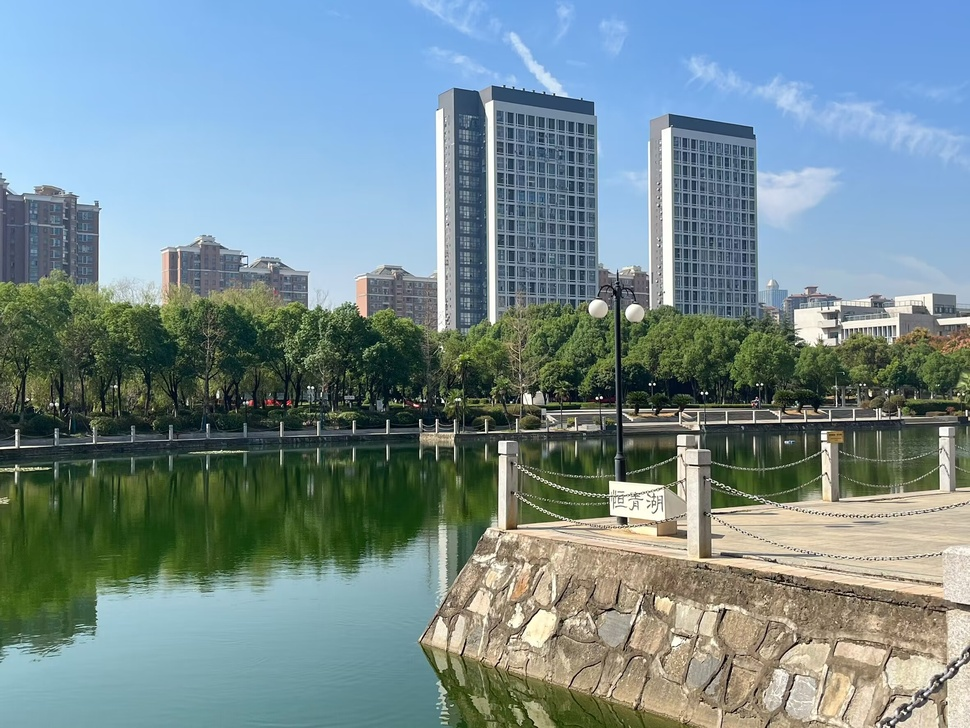
#> input picture 2.jpg, 970 x 728 px, shrunk from 2362 x 1772 before the run
$ python 2.py   (older library calls are emulated)
#> lines starting #> are read from the running program, lines starting #| are printed output that depends on the picture; after the words box and inside, x2 and y2 are one past the last pixel; in counts of white or black regions, pixels touching at a corner belong together
import cv2
import numpy as np
import matplotlib.pyplot as plt

# 读取图像并转换为灰度图
image = cv2.imread('2.jpg', cv2.IMREAD_GRAYSCALE)
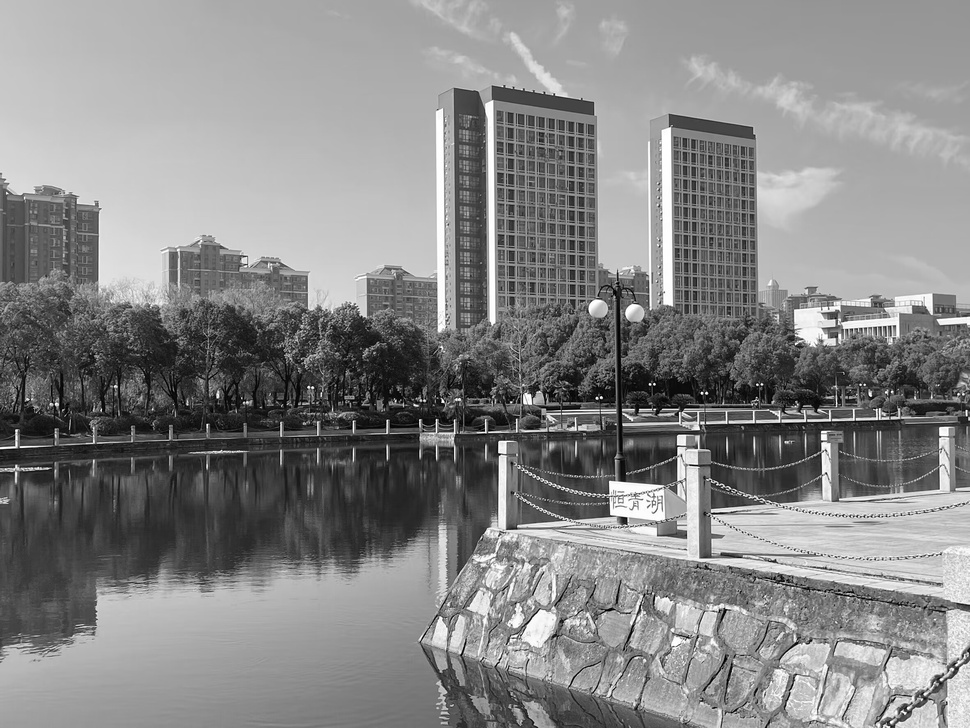
#> image: shape (728, 970); min 0, max 255, mean 134

### 1. 计算拉普拉斯绝对值，获取边缘图像
laplacian = cv2.Laplacian(image, cv2.CV_64F)  # 计算拉普拉斯梯度
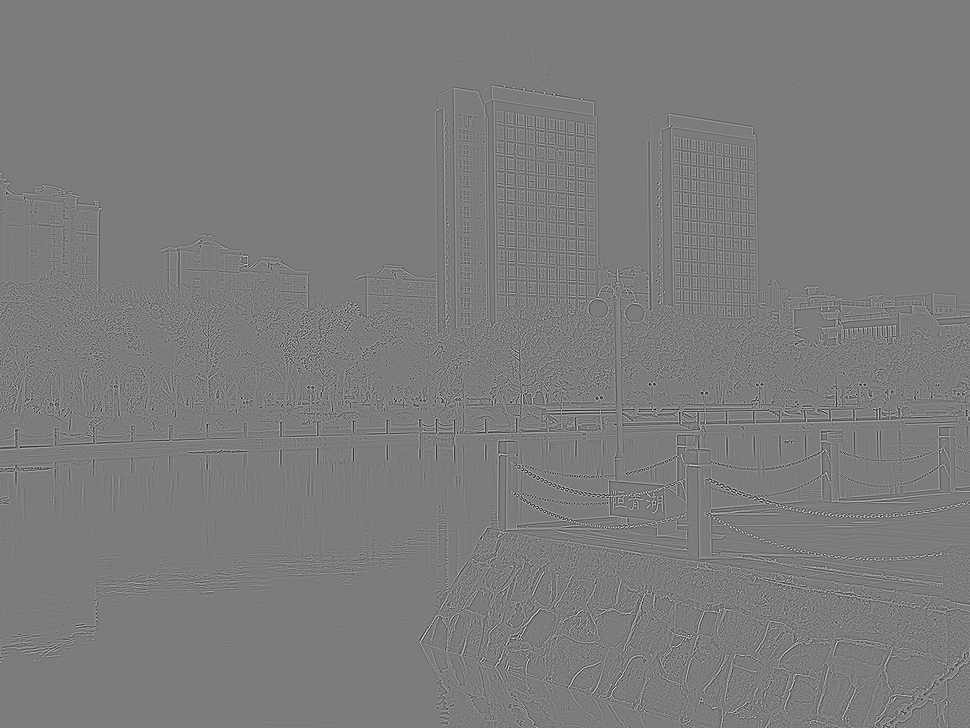
#> laplacian: shape (728, 970) float64; min -526, max 551, mean 0; drawn with min black and max white
laplacian_abs = np.abs(laplacian)  # 取绝对值
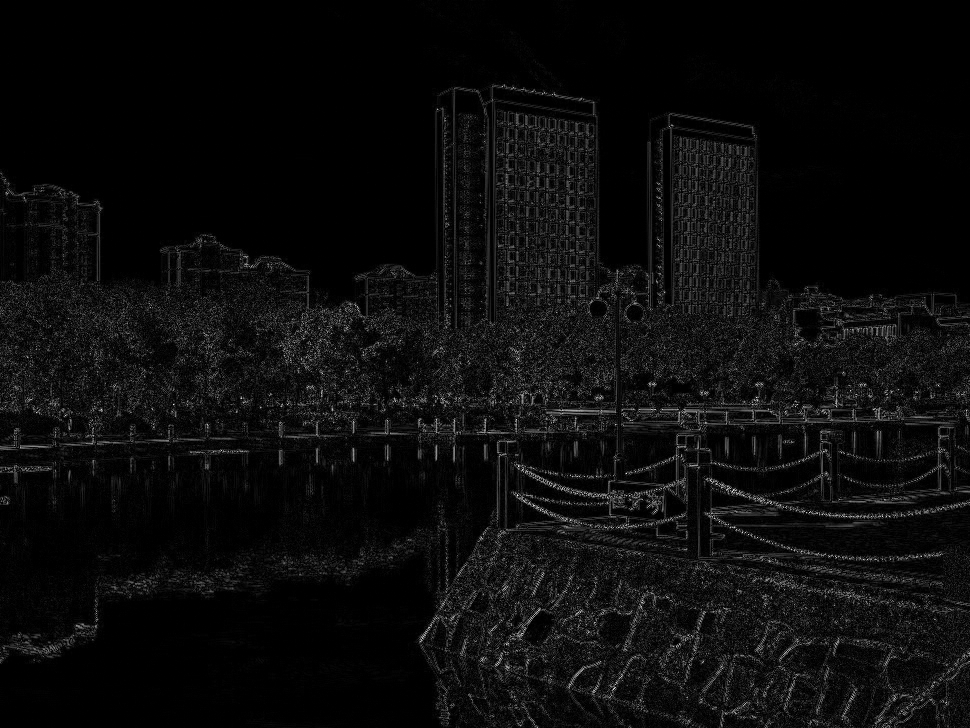
#> laplacian_abs: shape (728, 970) float64; min 0, max 551, mean 27.1; drawn with min black and max white
laplacian_abs_normalized = cv2.normalize(laplacian_abs, None, 0, 255, cv2.NORM_MINMAX).astype(np.uint8)

### 2. 指定一个阈值 T
T = 50  # 可根据实际图像情况调整阈值

### 3. 阈值处理，生成二值模板图像
_, gT = cv2.threshold(laplacian_abs_normalized, T, 255, cv2.THRESH_BINARY)
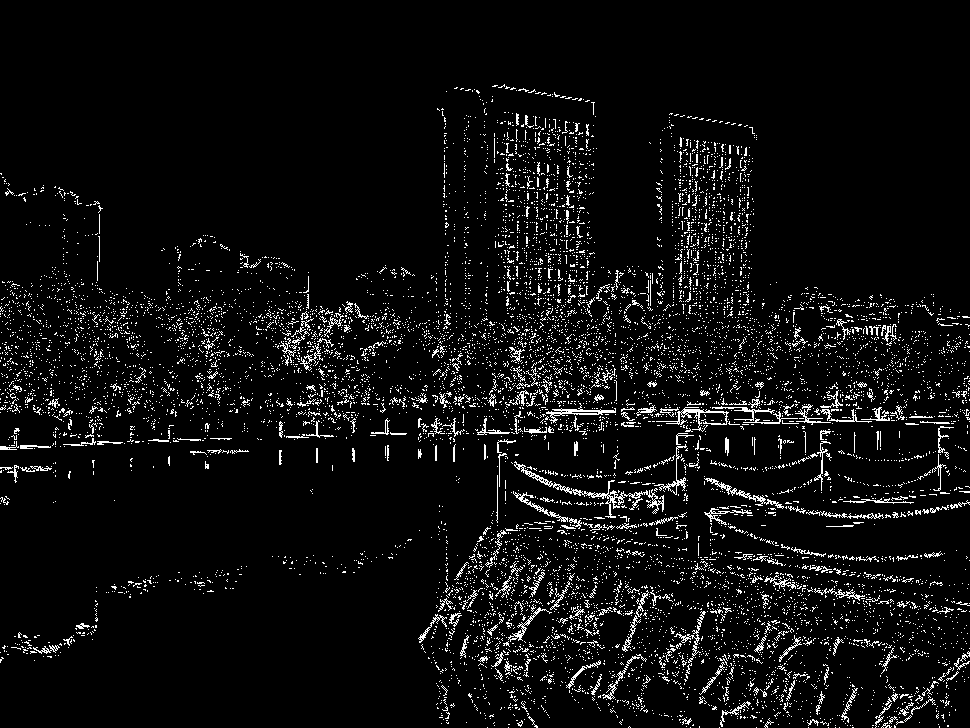
#> gT: shape (728, 970); 5.7% white in thin lines or dots, all inside (x1, y1, x2, y2) = (0, 84, 970, 728)

# 将二值模板图像用于生成强边缘模板
template_mask = gT.astype(bool)

### 4. 仅用模板位置的像素计算直方图
# 筛选出 f(x, y) 中对应 gT(x, y) 为1的位置像素
selected_pixels = image[template_mask]  # 从原图中提取强边缘位置的像素

# 计算这些像素的直方图
hist = cv2.calcHist([selected_pixels], [0], None, [256], [0, 256])
#> hist = 256 values, max 302 at index 255, min 54 at index 4, mean 155.9
hist_norm = hist / hist.sum()
#> hist_norm = 256 values, max 0.00757 at index 255, min 0.00135 at index 4, mean 0.00391

### 5. 使用步骤4中的直方图全局分割 f(x, y)
# 计算基于直方图的全局阈值
total_pixels = selected_pixels.size
threshold = 0
max_between_class_variance = 0

for t in range(256):
    # 直方图分为两类
    w0 = sum(hist[:t]) / total_pixels  # 前景（低灰度值）权重
    w1 = sum(hist[t:]) / total_pixels  # 背景（高灰度值）权重

    if w0 == 0 or w1 == 0:  # 跳过不合理分割
        continue

    # 计算两类的均值
    mu0 = sum([i * hist[i] for i in range(t)]) / sum(hist[:t])
    mu1 = sum([i * hist[i] for i in range(t, 256)]) / sum(hist[t:])

    # 类间方差
    between_class_variance = w0 * w1 * (mu0 - mu1) ** 2

    # 更新最大类间方差及对应阈值
    if between_class_variance > max_between_class_variance:
        max_between_class_variance = between_class_variance
        threshold = t
#> this loop made 256 passes
#> (w0, w1, mu0, mu1, between_class_variance, max_between_class_variance) on passes 2 to 9: ([0.00311], [0.997], [0], [121.6], [45.84], [45.84]), ([0.00471], [0.995], [0.34], [121.8], [69.23], [69.23]), ([0.00614], [0.994], [0.727], [122], [89.77], [89.77]), ([0.00762], [0.992], [1.17], [122.2], [110.7], [110.7]), ([0.00897], [0.991], [1.59], [122.4], [129.7], [129.7]), ([0.011], [0.989], [2.22], [122.6], [157.3], [157.3]), ([0.0128], [0.987], [2.76], [122.8], [182.2], [182.2]), ([0.0151], [0.985], [3.41], [123.1], [213.5], [213.5])
#> after the loop, max_between_class_variance = [3132.3]; threshold = 125

# 根据计算的全局阈值对原始图像进行分割
_, segmented_image = cv2.threshold(image, threshold, 255, cv2.THRESH_BINARY)
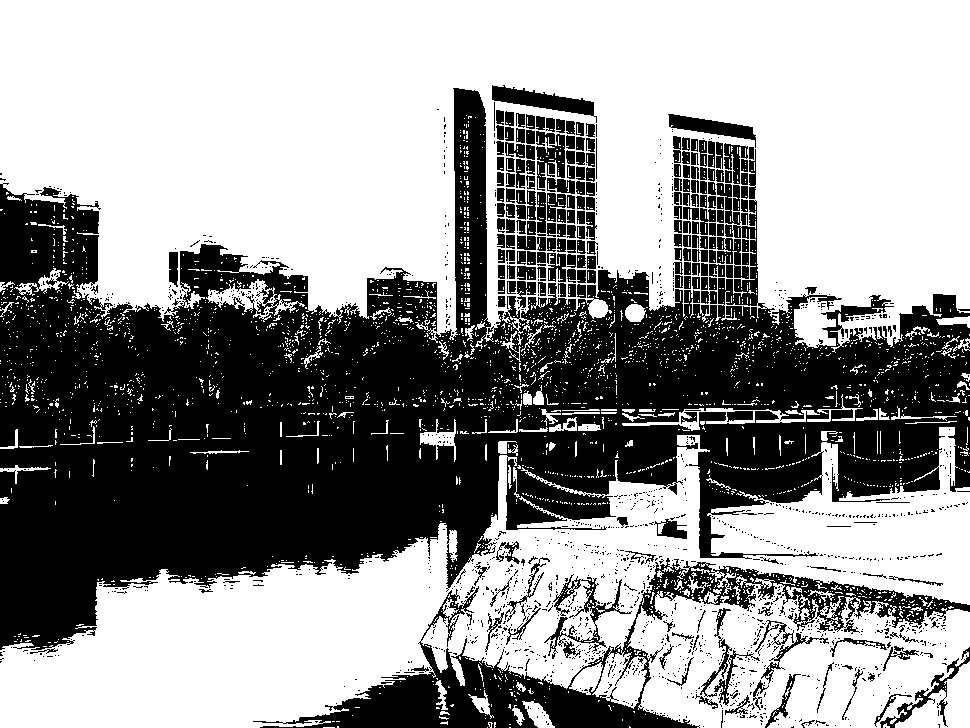
#> segmented_image: shape (728, 970); 58.9% white; 1565 black regions (1332 under 20 px), largest, box (x1, y1, x2, y2) and area: (0, 88, 970, 650) 232567, (253, 558, 970, 728) 22242, (492, 85, 597, 123) 1499

print(f"基于强边缘直方图计算的全局阈值: {threshold}")
#| 基于强边缘直方图计算的全局阈值: 125

### 显示处理过程与结果
plt.figure(figsize=(15, 10))
'''
# 原始图像
plt.subplot(2, 3, 1)
plt.title("Original Image")
plt.imshow(image, cmap='gray')
plt.axis('off')
'''
# 拉普拉斯绝对值图像
plt.subplot(2, 2, 1)
plt.title("Laplacian Absolute Value")
plt.imshow(laplacian_abs_normalized, cmap='gray')
plt.axis('off')

# 二值模板图像 gT(x, y)
plt.subplot(2, 2, 2)
plt.title(f"Thresholded Template (T={T})")
plt.imshow(gT, cmap='gray')
plt.axis('off')

# 强边缘像素直方图
plt.subplot(2, 2, 3)
plt.title("Selected Pixels Histogram")
plt.plot(hist_norm, color='black')
plt.xlabel("Pixel Intensity")
plt.ylabel("Normalized Frequency")

# 基于直方图的分割结果
plt.subplot(2, 2, 4)
plt.title("Segmented Image (Custom Threshold)")
plt.imshow(segmented_image, cmap='gray')
plt.axis('off')

plt.tight_layout()
plt.show()
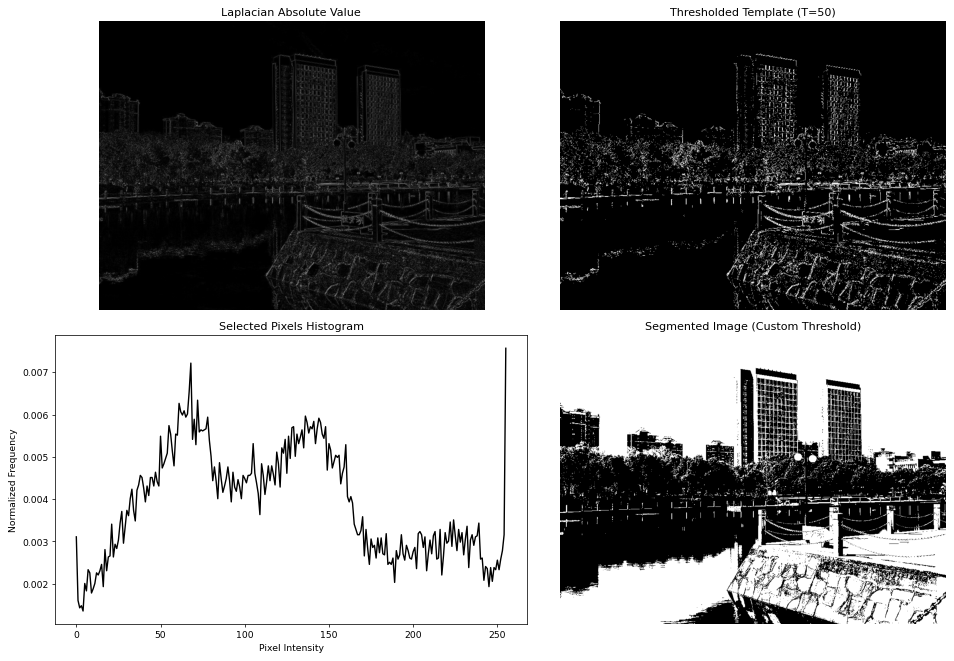
#> figure drawn by matplotlib, 4 panels; panel 3: curve peaks at x = 255, y = 0.00757

$ run again, with 1.jpg copied over 2.jpg
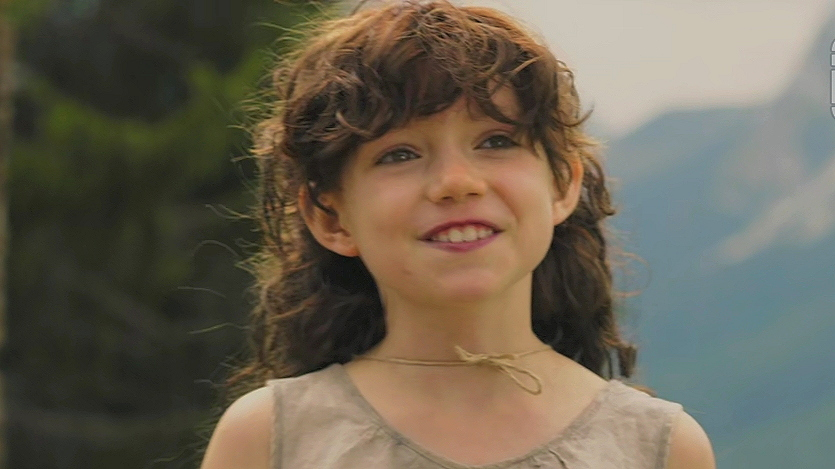
#> input picture 1.jpg, 835 x 469 px
#> `_, gT = cv2.threshold(laplacian_abs_normalized, T, 255, cv2.THRESH_BIN..`:
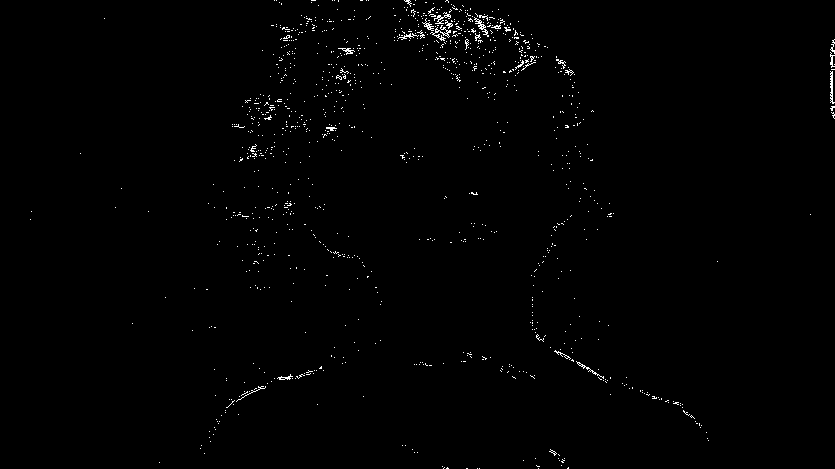
#> gT: shape (469, 835); 0.77% white in thin lines or dots
#> template_mask: shape (469, 835) bool; 0.77% white in thin lines or dots
#> selected_pixels = 3003 values, max 217 at index 1345, min 5 at index 2636, mean 93.62
#> hist = 256 values, max 39 at index 114, min 0 at index 0, mean 11.73
#> hist_norm = 256 values, max 0.013 at index 114, min 0 at index 0, mean 0.00391
#> the loop `for t in range(256):` made 256 passes
#> (w0, w1, mu0, mu1, between_class_variance, max_between_class_variance) on passes 7, 8, 9, 11, 12, 13, 14, 15: ([0.000333], [1], [5], [93.65], [2.62], [2.62]), ([0.000666], [0.999], [5.5], [93.67], [5.17], [5.17]), ([0.00167], [0.998], [6.4], [93.76], [12.69], [12.69]), ([0.00333], [0.997], [7.7], [93.9], [24.66], [24.66]), ([0.00366], [0.996], [7.91], [93.93], [27.01], [27.01]), ([0.005], [0.995], [8.73], [94.04], [36.17], [36.17]), ([0.00566], [0.994], [9.12], [94.1], [40.65], [40.65]), ([0.00799], [0.992], [10.25], [94.29], [55.99], [55.99])
#> after the loop `for t in range(256):`: threshold = 97
#> segmented_image: shape (469, 835); 52.3% white; 95 black regions (82 under 20 px), largest, box (x1, y1, x2, y2) and area: (0, 0, 584, 469) 172511, (530, 160, 637, 379) 11955, (413, 219, 506, 244) 939
#| 基于强边缘直方图计算的全局阈值: 97
#> `plt.show()`:
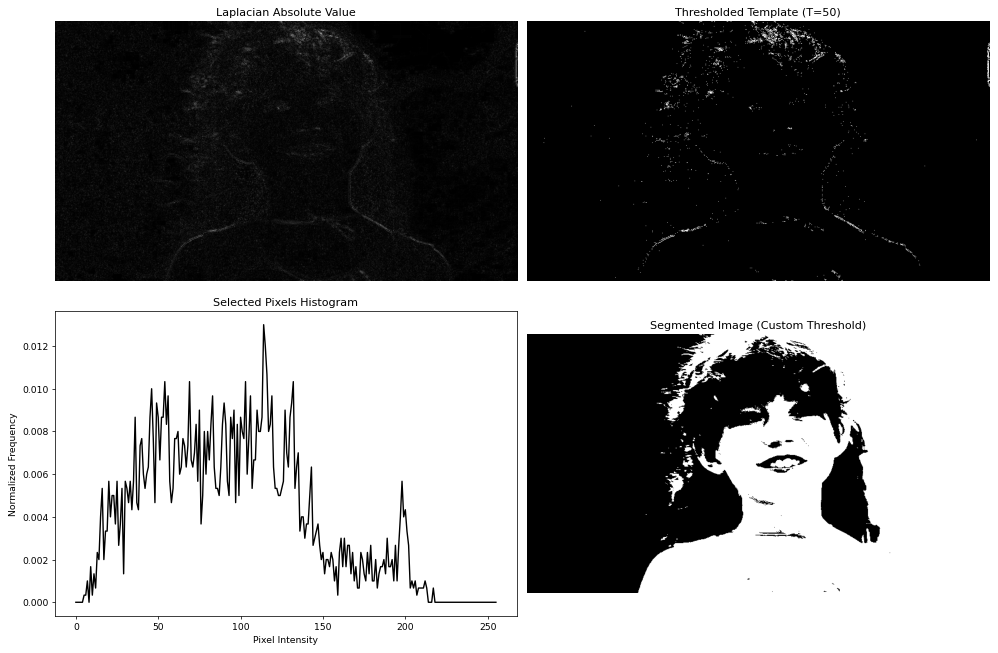
#> figure drawn by matplotlib, 4 panels; panel 3: curve peaks at x = 114, y = 0.013

$ run again, with 3.png saved as 2.jpg
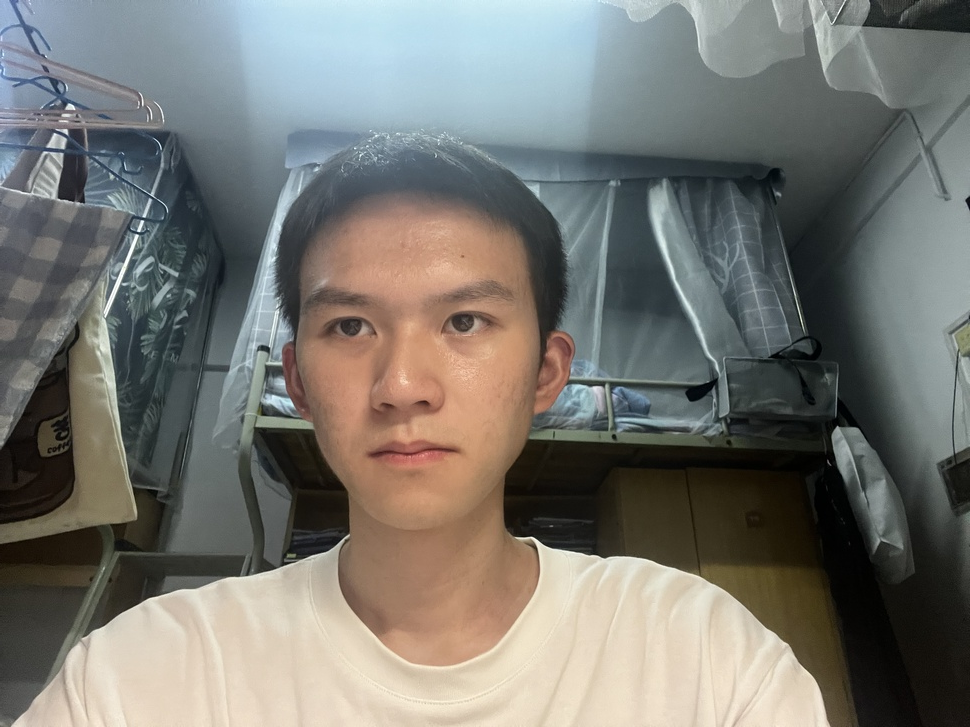
#> input picture 3.png, 970 x 727 px, shrunk from 4032 x 3024 before the run
#> `_, gT = cv2.threshold(laplacian_abs_normalized, T, 255, cv2.THRESH_BIN..`:
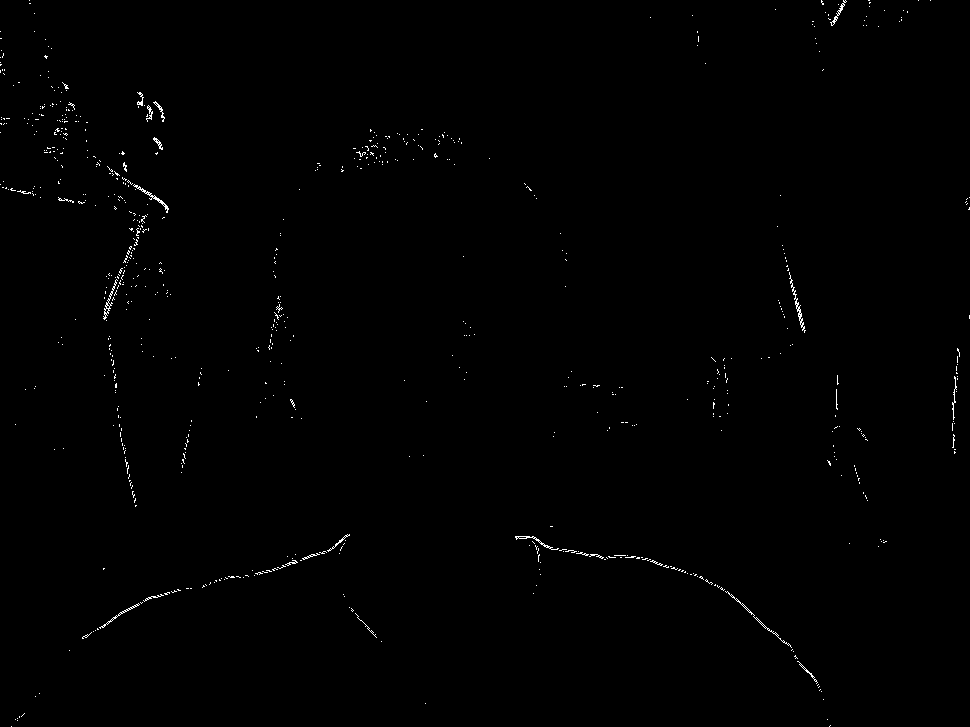
#> gT: shape (727, 970); 0.46% white in thin lines or dots
#> template_mask: shape (727, 970) bool; 0.46% white in thin lines or dots
#> selected_pixels = 3224 values, max 255 at index 46, min 0 at index 2040, mean 141.6
#> hist = 256 values, max 37 at index 255, min 0 at index 2, mean 12.59
#> hist_norm = 256 values, max 0.0115 at index 255, min 0 at index 2, mean 0.00391
#> the loop `for t in range(256):` made 256 passes
#> (w0, w1, mu0, mu1, between_class_variance, max_between_class_variance) on passes 2, 3, 6, 7, 8, 10, 12, 13: ([0.00031], [1], [0], [141.7], [6.22], [6.22]), ([0.00062], [0.999], [0.5], [141.7], [12.36], [12.36]), ([0.00124], [0.999], [2.25], [141.8], [24.13], [24.13]), ([0.00186], [0.998], [3.17], [141.9], [35.74], [35.74]), ([0.00217], [0.998], [3.57], [141.9], [41.47], [41.47]), ([0.0031], [0.997], [4.9], [142], [58.16], [58.16]), ([0.00372], [0.996], [5.75], [142.1], [68.97], [68.97]), ([0.00496], [0.995], [7.06], [142.3], [90.3], [90.3])
#> after the loop `for t in range(256):`: max_between_class_variance = [3750.9]; threshold = 142
#> segmented_image: shape (727, 970); 35.7% white; 682 white regions (594 under 20 px), largest, box (x1, y1, x2, y2) and area: (11, 534, 830, 727) 103376, (16, 0, 770, 163) 75804, (341, 214, 528, 520) 28346
#| 基于强边缘直方图计算的全局阈值: 142
#> `plt.show()`:
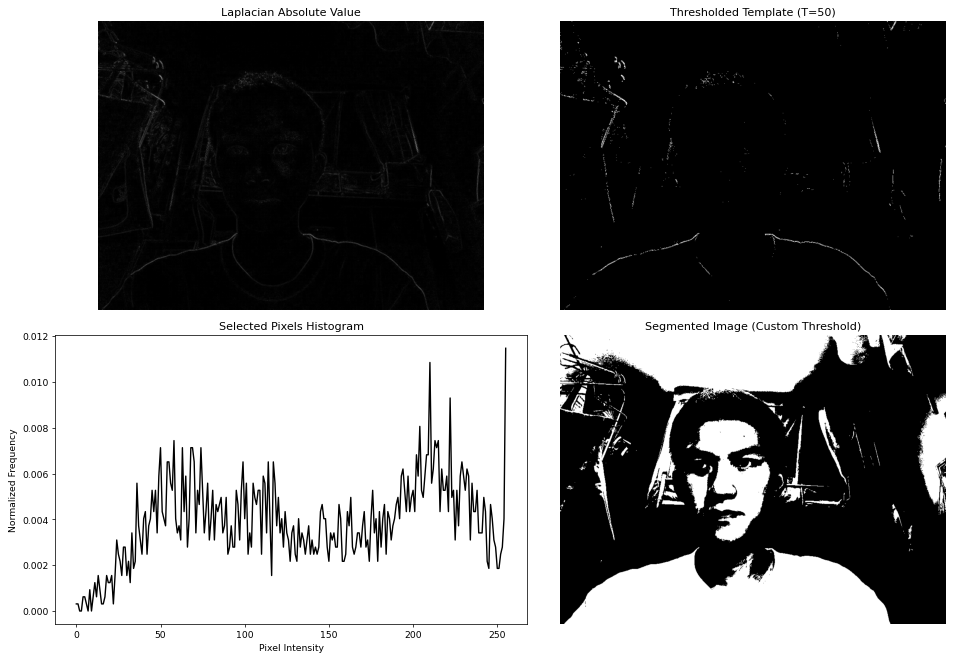
#> figure drawn by matplotlib, 4 panels; panel 3: curve peaks at x = 255, y = 0.0115
